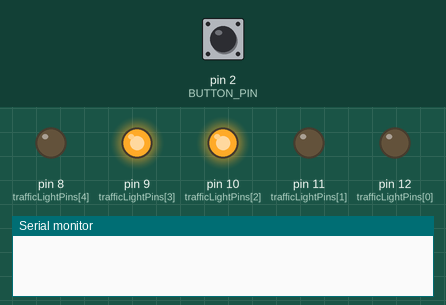
This sketch was run on a simulated Arduino Uno, built with avr-gcc and run on an emulated ATmega328P. On the bench: output pins drawn as LEDs (lit = HIGH), the last lines printed to the serial monitor. Dashed ring = blinking. Inputs (shaded band) come from the test bench; at power-on: pin 2 (BUTTON_PIN) LOW.

Above: at 1.2 s.
1.3 s: pin 2 (BUTTON_PIN) pulled HIGH for 0.15 s
At 1.45 s:
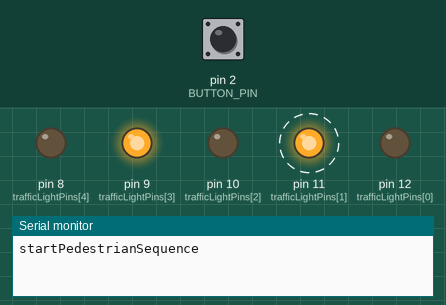
4.3 s: pin 2 (BUTTON_PIN) pulled HIGH for 3.2 s
At 4.55 s:
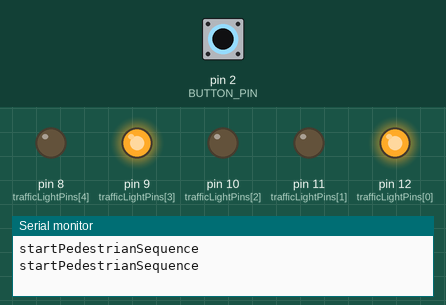
At 6.0 s:
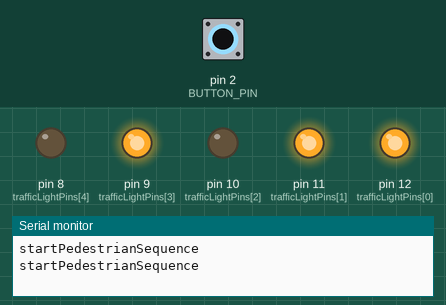
Timing chart, 0 to 9.0 s (numbered marks = the images above; inputs shaded):
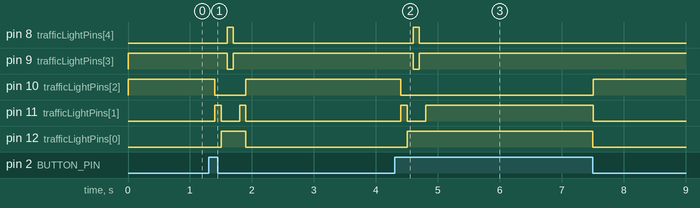

The sketch:

traffic-light-3.ino
```cpp
// (licence header left out)
// traffic light pins
const byte NUMBER_OF_TRAFFIC_LIGHTS = 5;
byte trafficLightPins[NUMBER_OF_TRAFFIC_LIGHTS] = {12, 11, 10, 9, 8};

// traffic light states
// car: red, red/yellow, green, yellow, red
// pedestrian: green, red
const byte NUMBER_OF_TRAFFIC_LIGHT_STATES = 6;                // schaltet auf Rot
byte redForCarStates[NUMBER_OF_TRAFFIC_LIGHT_STATES]          = {LOW,  LOW,  HIGH, HIGH, HIGH, HIGH };
byte yellowForCarStates[NUMBER_OF_TRAFFIC_LIGHT_STATES]       = {LOW,  HIGH, LOW,  LOW,  LOW,  HIGH };
byte greenForCarStates[NUMBER_OF_TRAFFIC_LIGHT_STATES]        = {HIGH, LOW,  LOW,  LOW,  LOW,  LOW  };
byte redForPedestrianStates[NUMBER_OF_TRAFFIC_LIGHT_STATES]   = {HIGH, HIGH, HIGH, LOW,  HIGH, HIGH };
byte greenForPedestrianStates[NUMBER_OF_TRAFFIC_LIGHT_STATES] = {LOW,  LOW,  LOW,  HIGH, LOW,  LOW  };
// the button pins and init states values
const byte BUTTON_PIN = 2;
boolean buttonState  = LOW;
boolean oldButtonState     = LOW;
boolean currentButtonState = LOW;

// button and debounce time
unsigned long currentButtonMillis = 0;
unsigned long oldButtonMillis = 0;
unsigned long passedButtonMillis = 0;
unsigned int debounceTime = 20;

void setup() {
  /**
     @name setup
     @desc the setup function runs once when the board is started by
           pressing the reset button or empower the board.
           While setting up, pins and the Serial port can be configured.
  */

  // setting up the serial port
  Serial.begin(115200);

  // setting up the button pin
  pinMode(BUTTON_PIN, INPUT);

  // initialize all pins.
  // iterate over the pins to set them as output
  for (byte i = 0; i < NUMBER_OF_TRAFFIC_LIGHTS; i += 1) {
    pinMode(trafficLightPins[i], OUTPUT);
  }

  // start the car sequence function for "car has green"
  startCarSequence();

  // store the starting time as current time
  currentButtonMillis = millis();
}

void loop() {
  /**
      @name loop
      @desc the loop function runs over and over again forever. It will
            runs the process while, the board has power.
  */

  // read the button state, is it pressed or not?
  currentButtonState = digitalRead(BUTTON_PIN);

  // if the current state has changed since the last processor cycle
  if (currentButtonState != oldButtonState) {
    currentButtonMillis = millis();
    passedButtonMillis = currentButtonMillis - oldButtonMillis;

    // calculate the time passed since the last button state change
    if (passedButtonMillis > debounceTime) {
      buttonState = !buttonState;

      // start sequences depending on the button state value
      if (buttonState == true) {
        startPedestrianSequence();
      } else {
        startCarSequence();
      }
    }

    // keep state and time as old values
    oldButtonState  = currentButtonState;
    oldButtonMillis = currentButtonMillis;
  }
}

void startPedestrianSequence() {
  /**
     @name startPedestrianSequence
     @desc The traffic light sequence
           to be used if the button is pressed.
  */
  Serial.print("startPedestrianSequence");
  Serial.println();

  /* @desc looping through the traffic light states.
           and use them almost generecly as LOW/HIGH value
           within the different traffic light pins.
  */
  for (byte i = 0; i < NUMBER_OF_TRAFFIC_LIGHT_STATES; i += 1) {
    digitalWrite(trafficLightPins[0], redForCarStates[i]);
    digitalWrite(trafficLightPins[1], yellowForCarStates[i]);
    digitalWrite(trafficLightPins[2], greenForCarStates[i]);
    digitalWrite(trafficLightPins[3], redForPedestrianStates[i]);
    digitalWrite(trafficLightPins[4], greenForPedestrianStates[i]);

    delay(100);
  }

}

void startCarSequence() {
  /**
     @name startCarSequence
     @desc The traffic light states for "car light is green".
           It will be kept, while the button is not pressed.
  */
  digitalWrite(trafficLightPins[0], redForCarStates[0]);
  digitalWrite(trafficLightPins[1], yellowForCarStates[0]);
  digitalWrite(trafficLightPins[2], greenForCarStates[0]);
  digitalWrite(trafficLightPins[3], redForPedestrianStates[0]);
  digitalWrite(trafficLightPins[4], greenForPedestrianStates[0]);
}
```

Measured:
- after the input at 1.3 s, pin 8 (trafficLightPins[4]): LOW → HIGH after 0.30 s, → LOW 0.10 s later; pin 9 (trafficLightPins[3]): HIGH → LOW after 0.30 s, → HIGH 0.10 s later
- after the input at 4.3 s, pin 8 (trafficLightPins[4]): LOW → HIGH after 0.30 s, → LOW 0.10 s later; pin 9 (trafficLightPins[3]): HIGH → LOW after 0.30 s, → HIGH 0.10 s later
